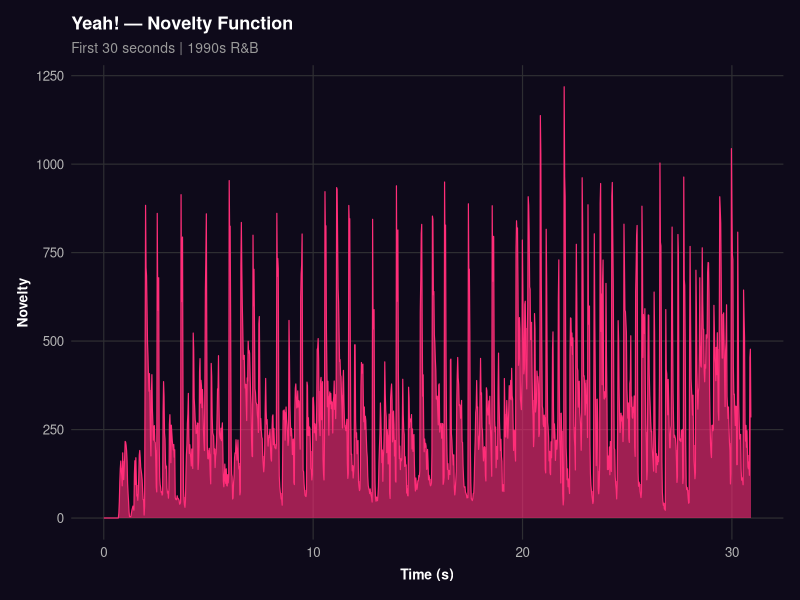
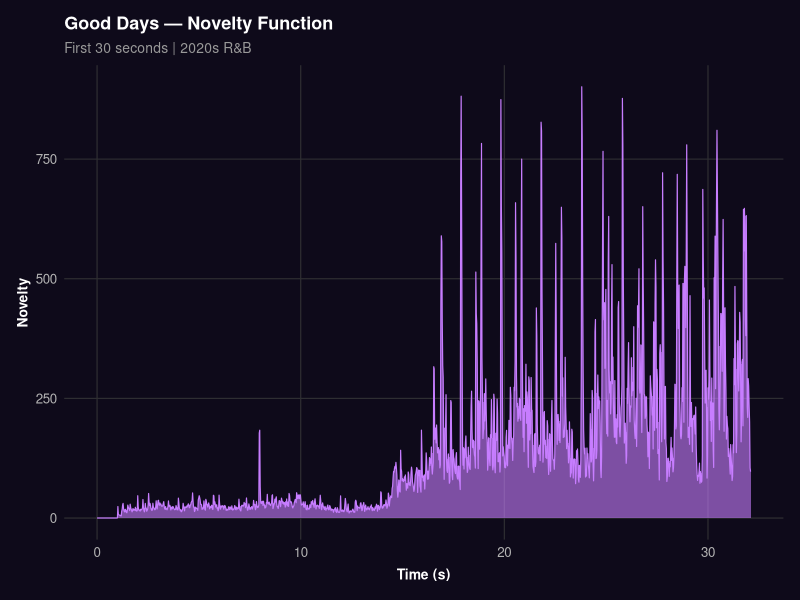
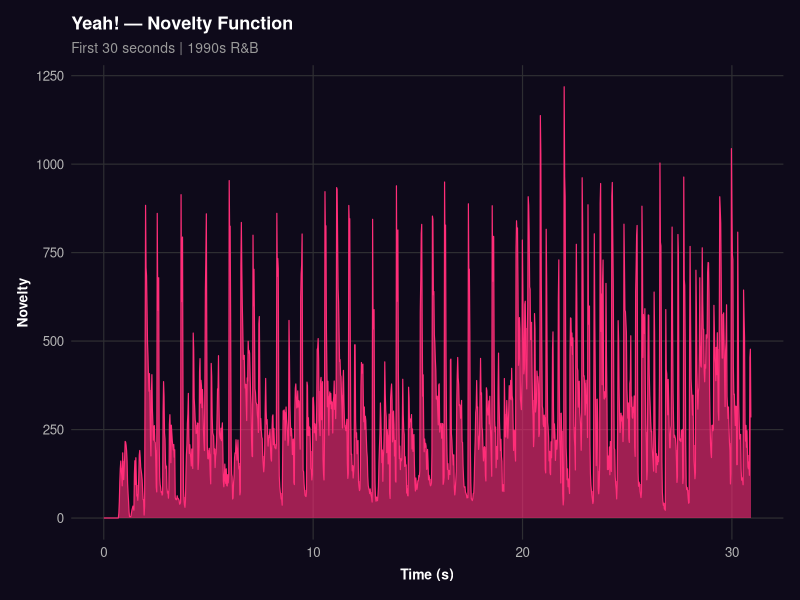
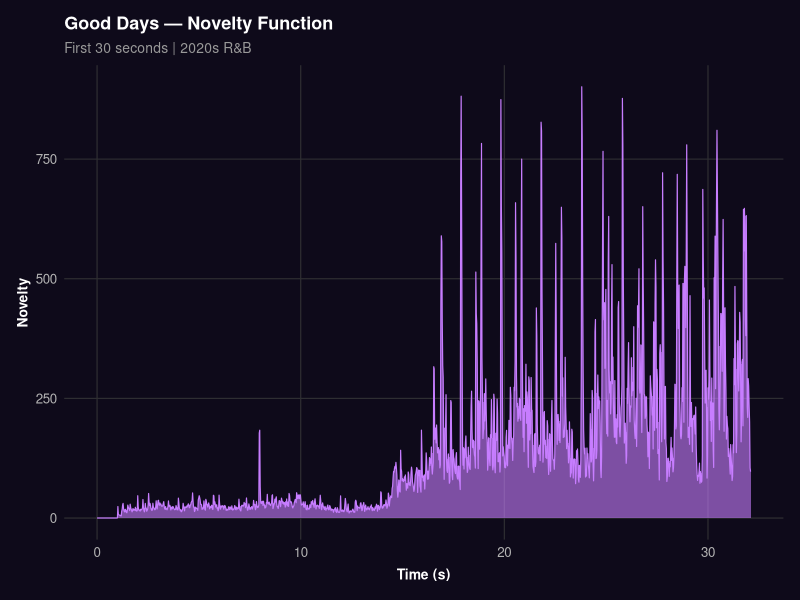

R code for these plots, in order:
library(tidyverse)

bg <- "#0E0A1A"

# ── Load data ─────────────────────────────────────────────────────────────────
yeah_novelty <- read_csv("yeah_novelty.csv",
                         col_names = c("time", "novelty"),
                         show_col_types = FALSE)

gooddays_novelty <- read_csv("gooddays_novelty.csv",
                             col_names = c("time", "novelty"),
                             show_col_types = FALSE)

# ── Helper function ───────────────────────────────────────────────────────────
make_novelty <- function(data, track_title, era_label, accent_colour) {
  ggplot(data, aes(x = time, y = novelty)) +
    geom_area(fill = accent_colour, alpha = 0.6) +
    geom_line(colour = accent_colour, linewidth = 0.4) +
    labs(
      title    = paste0(track_title, " — Novelty Function"),
      subtitle = paste0("First 30 seconds | ", era_label),
      x        = "Time (s)",
      y        = "Novelty"
    ) +
    theme_minimal(base_size = 12) +
    theme(
      plot.title       = element_text(face = "bold", size = 13, color = "white"),
      plot.subtitle    = element_text(size = 10, color = "grey60"),
      axis.title.x     = element_text(face = "bold", size = 10, color = "white",
                                      margin = margin(t = 6)),
      axis.title.y     = element_text(face = "bold", size = 10, color = "white"),
      axis.text        = element_text(color = "grey70"),
      panel.grid.minor = element_blank(),
      panel.grid.major = element_line(colour = "#2E2E32", linewidth = 0.4),
      panel.background = element_rect(fill = bg, colour = NA),
      plot.background  = element_rect(fill = bg, colour = NA),
      plot.margin      = margin(12, 12, 12, 12)
    )
}

# ── Generate plots ────────────────────────────────────────────────────────────
plot_yeah     <- make_novelty(yeah_novelty,     "Yeah!",     "1990s R&B", "#FF2D78")
plot_gooddays <- make_novelty(gooddays_novelty, "Good Days", "2020s R&B", "#C77DFF")

plot(plot_yeah)
plot(plot_gooddays)

# ── Save ──────────────────────────────────────────────────────────────────────
ggsave("images/yeah_novelty.png",
       plot = plot_yeah,     width = 10, height = 4, dpi = 300, bg = bg)

ggsave("images/gooddays_novelty.png",
       plot = plot_gooddays, width = 10, height = 4, dpi = 300, bg = bg)
